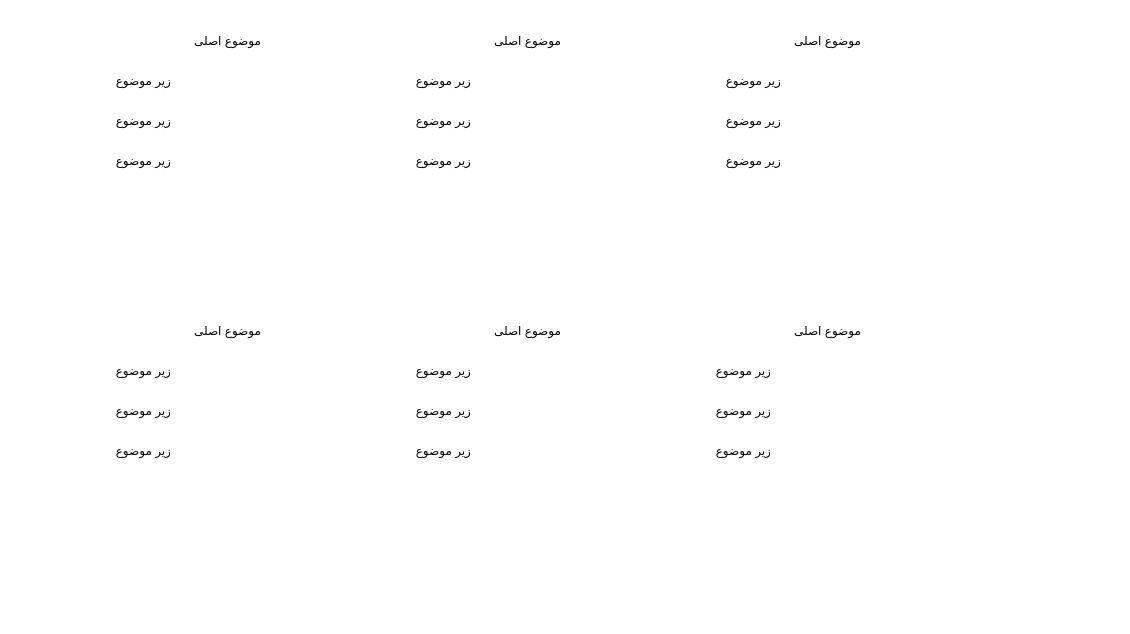
<?xml version="1.0" encoding="UTF-8"?>
<ui version="4.0">
 <class>mainWindow</class>
 <widget class="QDialog" name="mainWindow">
  <property name="geometry">
   <rect>
    <x>0</x>
    <y>0</y>
    <width>1130</width>
    <height>634</height>
   </rect>
  </property>
  <property name="windowTitle">
   <string>Dialog</string>
  </property>
  <property name="styleSheet">
   <string notr="true">#mainWindow{
background-color : #fff
}</string>
  </property>
  <widget class="QLabel" name="label">
   <property name="geometry">
    <rect>
     <x>700</x>
     <y>20</y>
     <width>161</width>
     <height>41</height>
    </rect>
   </property>
   <property name="styleSheet">
    <string notr="true">font: 15pt &quot;B Koodak&quot;;</string>
   </property>
   <property name="text">
    <string>موضوع اصلی</string>
   </property>
  </widget>
  <widget class="QLabel" name="label_2">
   <property name="geometry">
    <rect>
     <x>620</x>
     <y>60</y>
     <width>161</width>
     <height>41</height>
    </rect>
   </property>
   <property name="styleSheet">
    <string notr="true">font: 15pt &quot;B nazanin&quot;;</string>
   </property>
   <property name="text">
    <string>زیر موضوع</string>
   </property>
  </widget>
  <widget class="QLabel" name="label_3">
   <property name="geometry">
    <rect>
     <x>620</x>
     <y>100</y>
     <width>161</width>
     <height>41</height>
    </rect>
   </property>
   <property name="styleSheet">
    <string notr="true">font: 15pt &quot;B nazanin&quot;;</string>
   </property>
   <property name="text">
    <string>زیر موضوع</string>
   </property>
  </widget>
  <widget class="QLabel" name="label_4">
   <property name="geometry">
    <rect>
     <x>620</x>
     <y>140</y>
     <width>161</width>
     <height>41</height>
    </rect>
   </property>
   <property name="styleSheet">
    <string notr="true">font: 15pt &quot;B nazanin&quot;;</string>
   </property>
   <property name="text">
    <string>زیر موضوع</string>
   </property>
  </widget>
  <widget class="QLabel" name="label_5">
   <property name="geometry">
    <rect>
     <x>340</x>
     <y>100</y>
     <width>131</width>
     <height>41</height>
    </rect>
   </property>
   <property name="styleSheet">
    <string notr="true">font: 15pt &quot;B nazanin&quot;;</string>
   </property>
   <property name="text">
    <string>زیر موضوع</string>
   </property>
  </widget>
  <widget class="QLabel" name="label_6">
   <property name="geometry">
    <rect>
     <x>340</x>
     <y>140</y>
     <width>131</width>
     <height>41</height>
    </rect>
   </property>
   <property name="styleSheet">
    <string notr="true">font: 15pt &quot;B nazanin&quot;;</string>
   </property>
   <property name="text">
    <string>زیر موضوع</string>
   </property>
  </widget>
  <widget class="QLabel" name="label_7">
   <property name="geometry">
    <rect>
     <x>390</x>
     <y>20</y>
     <width>171</width>
     <height>41</height>
    </rect>
   </property>
   <property name="styleSheet">
    <string notr="true">font: 15pt &quot;B Koodak&quot;;</string>
   </property>
   <property name="text">
    <string>موضوع اصلی</string>
   </property>
  </widget>
  <widget class="QLabel" name="label_8">
   <property name="geometry">
    <rect>
     <x>340</x>
     <y>60</y>
     <width>131</width>
     <height>41</height>
    </rect>
   </property>
   <property name="styleSheet">
    <string notr="true">font: 15pt &quot;B nazanin&quot;;</string>
   </property>
   <property name="text">
    <string>زیر موضوع</string>
   </property>
  </widget>
  <widget class="QLabel" name="label_9">
   <property name="geometry">
    <rect>
     <x>30</x>
     <y>20</y>
     <width>231</width>
     <height>41</height>
    </rect>
   </property>
   <property name="styleSheet">
    <string notr="true">font: 18pt &quot;B Koodak&quot;;</string>
   </property>
   <property name="text">
    <string>موضوع اصلی</string>
   </property>
  </widget>
  <widget class="QLabel" name="label_10">
   <property name="geometry">
    <rect>
     <x>40</x>
     <y>100</y>
     <width>131</width>
     <height>41</height>
    </rect>
   </property>
   <property name="styleSheet">
    <string notr="true">font: 15pt &quot;B nazanin&quot;;</string>
   </property>
   <property name="text">
    <string>زیر موضوع</string>
   </property>
  </widget>
  <widget class="QLabel" name="label_11">
   <property name="geometry">
    <rect>
     <x>40</x>
     <y>140</y>
     <width>131</width>
     <height>41</height>
    </rect>
   </property>
   <property name="styleSheet">
    <string notr="true">font: 15pt &quot;B nazanin&quot;;</string>
   </property>
   <property name="text">
    <string>زیر موضوع</string>
   </property>
  </widget>
  <widget class="QLabel" name="label_12">
   <property name="geometry">
    <rect>
     <x>40</x>
     <y>60</y>
     <width>131</width>
     <height>41</height>
    </rect>
   </property>
   <property name="styleSheet">
    <string notr="true">font: 15pt &quot;B nazanin&quot;;</string>
   </property>
   <property name="text">
    <string>زیر موضوع</string>
   </property>
  </widget>
  <widget class="QLabel" name="label_13">
   <property name="geometry">
    <rect>
     <x>640</x>
     <y>390</y>
     <width>131</width>
     <height>41</height>
    </rect>
   </property>
   <property name="styleSheet">
    <string notr="true">font: 15pt &quot;B nazanin&quot;;</string>
   </property>
   <property name="text">
    <string>زیر موضوع</string>
   </property>
  </widget>
  <widget class="QLabel" name="label_14">
   <property name="geometry">
    <rect>
     <x>400</x>
     <y>310</y>
     <width>161</width>
     <height>41</height>
    </rect>
   </property>
   <property name="styleSheet">
    <string notr="true">font: 18pt &quot;B Koodak&quot;;</string>
   </property>
   <property name="text">
    <string>موضوع اصلی</string>
   </property>
  </widget>
  <widget class="QLabel" name="label_15">
   <property name="geometry">
    <rect>
     <x>340</x>
     <y>390</y>
     <width>131</width>
     <height>41</height>
    </rect>
   </property>
   <property name="styleSheet">
    <string notr="true">font: 15pt &quot;B nazanin&quot;;</string>
   </property>
   <property name="text">
    <string>زیر موضوع</string>
   </property>
  </widget>
  <widget class="QLabel" name="label_16">
   <property name="geometry">
    <rect>
     <x>640</x>
     <y>430</y>
     <width>131</width>
     <height>41</height>
    </rect>
   </property>
   <property name="styleSheet">
    <string notr="true">font: 15pt &quot;B nazanin&quot;;</string>
   </property>
   <property name="text">
    <string>زیر موضوع</string>
   </property>
  </widget>
  <widget class="QLabel" name="label_17">
   <property name="geometry">
    <rect>
     <x>40</x>
     <y>430</y>
     <width>131</width>
     <height>41</height>
    </rect>
   </property>
   <property name="styleSheet">
    <string notr="true">font: 15pt &quot;B nazanin&quot;;</string>
   </property>
   <property name="text">
    <string>زیر موضوع</string>
   </property>
  </widget>
  <widget class="QLabel" name="label_18">
   <property name="geometry">
    <rect>
     <x>700</x>
     <y>310</y>
     <width>161</width>
     <height>41</height>
    </rect>
   </property>
   <property name="styleSheet">
    <string notr="true">font: 18pt &quot;B Koodak&quot;;</string>
   </property>
   <property name="text">
    <string>موضوع اصلی</string>
   </property>
  </widget>
  <widget class="QLabel" name="label_19">
   <property name="geometry">
    <rect>
     <x>100</x>
     <y>310</y>
     <width>161</width>
     <height>41</height>
    </rect>
   </property>
   <property name="styleSheet">
    <string notr="true">font: 18pt &quot;B Koodak&quot;;</string>
   </property>
   <property name="text">
    <string>موضوع اصلی</string>
   </property>
  </widget>
  <widget class="QLabel" name="label_20">
   <property name="geometry">
    <rect>
     <x>640</x>
     <y>350</y>
     <width>131</width>
     <height>41</height>
    </rect>
   </property>
   <property name="styleSheet">
    <string notr="true">font: 15pt &quot;B nazanin&quot;;</string>
   </property>
   <property name="text">
    <string>زیر موضوع</string>
   </property>
  </widget>
  <widget class="QLabel" name="label_21">
   <property name="geometry">
    <rect>
     <x>340</x>
     <y>430</y>
     <width>131</width>
     <height>41</height>
    </rect>
   </property>
   <property name="styleSheet">
    <string notr="true">font: 15pt &quot;B nazanin&quot;;</string>
   </property>
   <property name="text">
    <string>زیر موضوع</string>
   </property>
  </widget>
  <widget class="QLabel" name="label_22">
   <property name="geometry">
    <rect>
     <x>40</x>
     <y>350</y>
     <width>131</width>
     <height>41</height>
    </rect>
   </property>
   <property name="styleSheet">
    <string notr="true">font: 15pt &quot;B nazanin&quot;;</string>
   </property>
   <property name="text">
    <string>زیر موضوع</string>
   </property>
  </widget>
  <widget class="QLabel" name="label_23">
   <property name="geometry">
    <rect>
     <x>340</x>
     <y>350</y>
     <width>131</width>
     <height>41</height>
    </rect>
   </property>
   <property name="styleSheet">
    <string notr="true">font: 15pt &quot;B nazanin&quot;;</string>
   </property>
   <property name="text">
    <string>زیر موضوع</string>
   </property>
  </widget>
  <widget class="QLabel" name="label_24">
   <property name="geometry">
    <rect>
     <x>40</x>
     <y>390</y>
     <width>131</width>
     <height>41</height>
    </rect>
   </property>
   <property name="styleSheet">
    <string notr="true">font: 15pt &quot;B nazanin&quot;;</string>
   </property>
   <property name="text">
    <string>زیر موضوع</string>
   </property>
  </widget>
  <widget class="QLabel" name="label_25">
   <property name="geometry">
    <rect>
     <x>870</x>
     <y>20</y>
     <width>41</width>
     <height>41</height>
    </rect>
   </property>
   <property name="text">
    <string/>
   </property>
   <property name="pixmap">
    <pixmap>../Tools/imgs/editIcon.jpg</pixmap>
   </property>
  </widget>
  <widget class="QLabel" name="label_26">
   <property name="geometry">
    <rect>
     <x>570</x>
     <y>20</y>
     <width>41</width>
     <height>41</height>
    </rect>
   </property>
   <property name="text">
    <string/>
   </property>
   <property name="pixmap">
    <pixmap>../Tools/imgs/editIcon.jpg</pixmap>
   </property>
  </widget>
  <widget class="QLabel" name="label_27">
   <property name="geometry">
    <rect>
     <x>270</x>
     <y>20</y>
     <width>41</width>
     <height>41</height>
    </rect>
   </property>
   <property name="text">
    <string/>
   </property>
   <property name="pixmap">
    <pixmap>../Tools/imgs/editIcon.jpg</pixmap>
   </property>
  </widget>
  <widget class="QLabel" name="label_28">
   <property name="geometry">
    <rect>
     <x>940</x>
     <y>20</y>
     <width>181</width>
     <height>41</height>
    </rect>
   </property>
   <property name="text">
    <string/>
   </property>
   <property name="pixmap">
    <pixmap>../Tools/imgs/addNewMainCat.jpg</pixmap>
   </property>
  </widget>
 </widget>
 <resources/>
 <connections/>
</ui>
